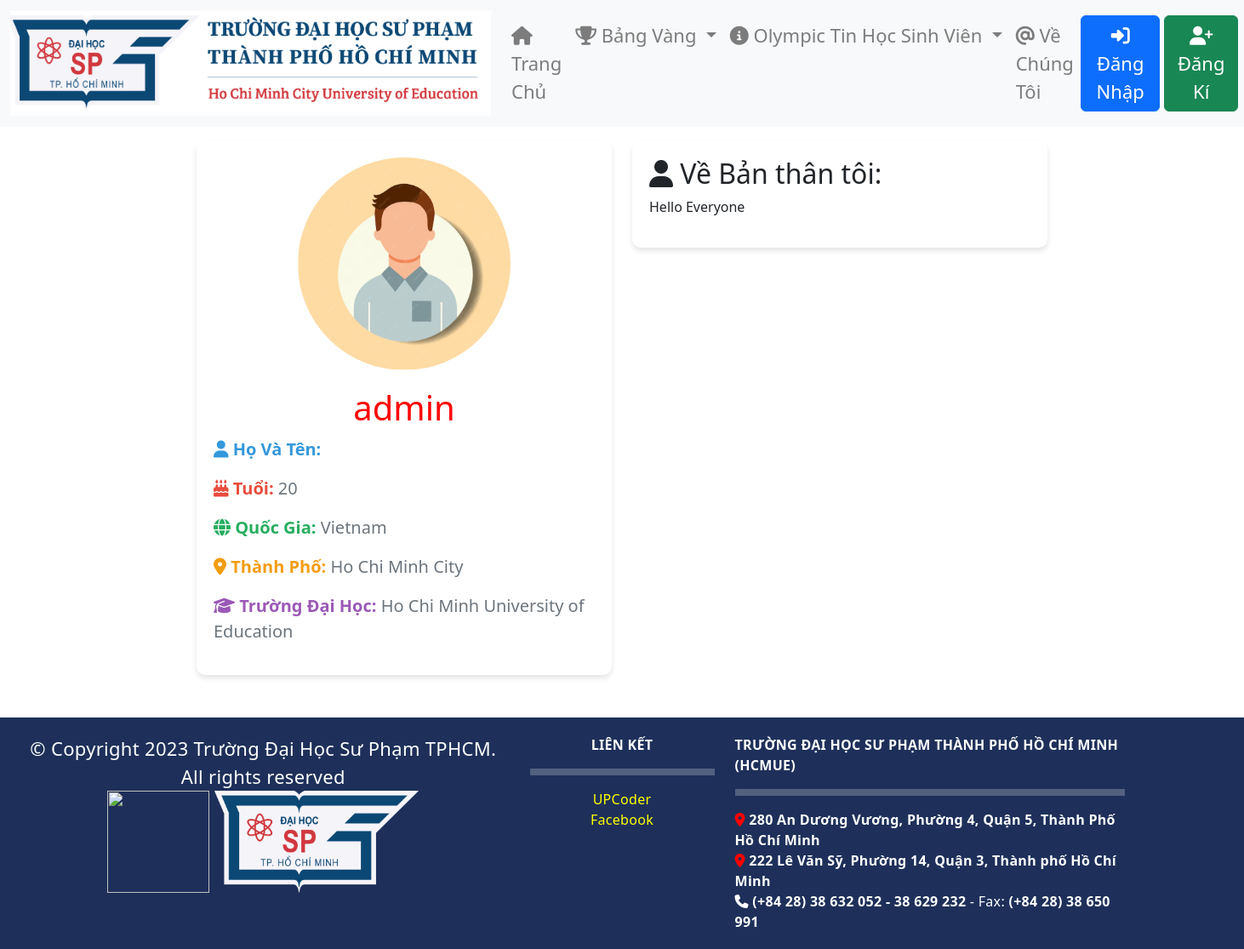
The page /view_profile/admin/ on the database its author committed.
### blog/models.py (models this page shows, shortened)
class UserProfile(models.Model):
    user = models.OneToOneField(User, on_delete=models.CASCADE)
    age = models.IntegerField(
    validators=[MinValueValidator(8), MaxValueValidator(100)],
    default=8
)
    bio = models.TextField(blank=True)
    university = models.CharField(max_length=100, blank=True)
    country = models.CharField(max_length=50, blank=True)
    city = models.CharField(max_length=100, blank=True)
    avatar = models.ImageField(upload_to='avatars/', blank=True)

### blog/views.py (the view)
# urls.py: path('view_profile/<str:username>/', views.view_profile, name='view_profile'),
def view_profile(request, username):
    if username is None:
        user_profile = get_object_or_404(UserProfile, user=request.user)
    else:
        user_profile = get_object_or_404(UserProfile, user__username=username)
    user_profile = UserProfile.objects.get(user__username = username)
    return render(request, 'blog/view_profile.html', {'profile': user_profile})

### blog/templates/blog/view_profile.html (shortened to what this page needs)
{% extends 'blog/base.html' %}
{% load static %}
{% block content %}
<!DOCTYPE html>
<html lang="en">
<head>
  <link rel="stylesheet" href="https://cdnjs.cloudflare.com/ajax/libs/font-awesome/6.5.1/css/all.min.css">
  <link rel="stylesheet" href="https://stackpath.bootstrapcdn.com/bootstrap/4.3.1/css/bootstrap.min.css">
  <link href="https://cdn.jsdelivr.net/npm/bootstrap@5.3.2/dist/css/bootstrap.min.css" rel="stylesheet">
</head>
<body>
  <div class="profile-container mt-3">
    <div class="row animated">
      <div class="col-lg-6">
        <div class="profile-card">
          <div class="profile-picture">
            <img src="{% if profile.avatar %}{{ profile.avatar.url }}{% else %}{% static 'blog/default.png' %}{% endif %}" alt="{{ profile.user.get_full_name }}'s Avatar" class="img-fluid rounded profile-img">
          </div>
          <div class="profile-info">
            <h1 style="text-align: center;"> <span style="color: red;"> {{ profile.user }} </span></h1>
            <p class="card-text mb-3" style="font-size: 20px;"><span style="font-weight: 600; font-weight: bold; color: #3498db;"><i class="fas fa-user"></i> Họ Và Tên: </span> {{ request.user.last_name }} {{ request.user.first_name}}</p>
            <p class="card-text mb-3" style="font-size: 20px;"><span style="font-weight: bold; color: #e74c3c;"><i class="fas fa-birthday-cake"></i> Tuổi: </span> {{ profile.age }}</p>
            <p class="card-text mb-3" style="font-size: 20px;"><span style="font-weight: bold; color: #27ae60;"><i class="fas fa-globe"></i> Quốc Gia: </span>  {{ profile.country }}</p>
            <p class="card-text mb-3" style="font-size: 20px;"><span style="font-weight: bold; color: #f39c12;"><i class="fas fa-map-marker-alt"></i> Thành Phố: </span> {{ profile.city }}</p>
            <p class="card-text mb-3" style="font-size: 20px;"><span style="font-weight: bold; color: #9b59b6;"><i class="fas fa-graduation-cap"></i> Trường Đại Học: </span> {{ profile.university }}</p>
          </div>
        </div>
      </div>
      <div class="col-lg-6">
        <div class="bio-section">
          <h2><i class="fas fa-user"></i> Về Bản thân tôi:</h2>
          <p>{{ profile.bio }}</p>
      </div>
    </div>
    </div>
  </div>
</body>
</html>
{% endblock content %}

### blog/templates/blog/view_profile.html (style rules this page uses)
.profile-container { max-width: 1000px; margin: 50px auto; }
.profile-card { background-color: #fff; padding: 20px; border-radius: 10px; box-shadow: 0 4px 6px rgba(0, 0, 0, 0.1); }
.profile-picture { width: 250px; height: 250px; border-radius: 50%; overflow: hidden; margin: 0 auto 20px; }
.profile-picture img { width: 100%; height: 100%; object-fit: cover; }
.profile-info h1 { margin-bottom: 10px; }
.profile-info p { color: #6c757d; }
.bio-section { padding: 20px; background-color: #fff; border-radius: 10px; box-shadow: 0 4px 6px rgba(0, 0, 0, 0.1); }
.animated { animation: fadeIn 1s ease-in-out; }

### rows shown on the page
UserProfile: user "admin", age "20", country "Vietnam", city "Ho Chi Minh City", university "Ho Chi Minh University of Education", bio "Hello Everyone"
